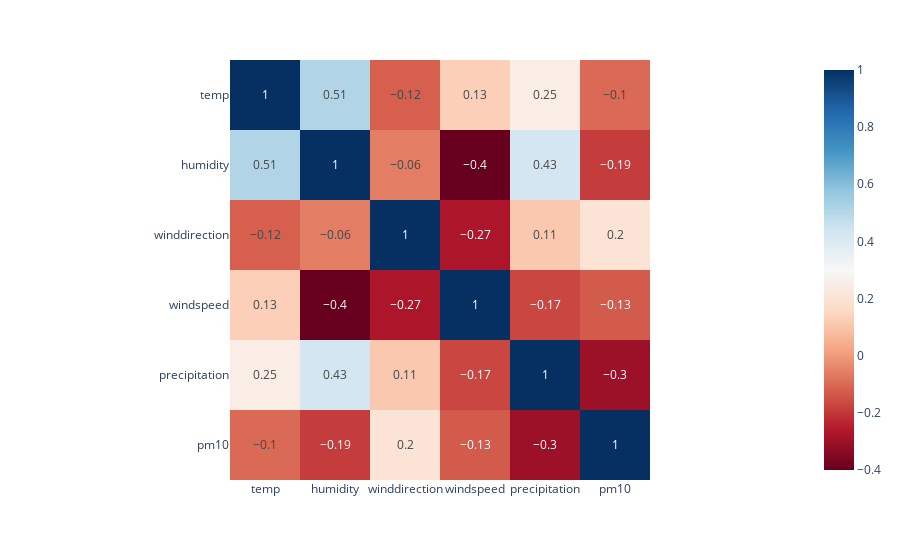

The notebook cell saved with this chart:
### Code cell
px.imshow(correlation_month_df.corr("spearman").round(2), text_auto=True, color_continuous_scale="RdBu")

### Figure 1 — Plotly figure (JSON) as saved in the notebook; plotly's stock layout.template omitted (floating-point values rounded to 4 significant figures)
{"data": [{"coloraxis": "coloraxis", "hovertemplate": "x: %{x}<br>y: %{y}<br>color: %{z}<extra></extra>", "name": "0", "texttemplate": "%{z}", "type": "heatmap", "x": ["temp", "humidity", "winddirection", "windspeed", "precipitation", "pm10"], "xaxis": "x", "y": ["temp", "humidity", "winddirection", "windspeed", "precipitation", "pm10"], "yaxis": "y", "z": [[1, 0.51, -0.12, 0.13, 0.25, -0.1], [0.51, 1, -0.06, -0.4, 0.43, -0.19], [-0.12, -0.06, 1, -0.27, 0.11, 0.2], [0.13, -0.4, -0.27, 1, -0.17, -0.13], [0.25, 0.43, 0.11, -0.17, 1, -0.3], [-0.1, -0.19, 0.2, -0.13, -0.3, 1]]}], "layout": {"coloraxis": {"colorscale": [[0, "rgb(103,0,31)"], [0.1, "rgb(178,24,43)"], [0.2, "rgb(214,96,77)"], [0.3, "rgb(244,165,130)"], [0.4, "rgb(253,219,199)"], [0.5, "rgb(247,247,247)"], [0.6, "rgb(209,229,240)"], [0.7, "rgb(146,197,222)"], [0.8, "rgb(67,147,195)"], [0.9, "rgb(33,102,172)"], [1, "rgb(5,48,97)"]]}, "margin": {"t": 60}, "xaxis": {"anchor": "y", "constrain": "domain", "domain": [0, 1], "scaleanchor": "y"}, "yaxis": {"anchor": "x", "autorange": "reversed", "constrain": "domain", "domain": [0, 1]}}}
